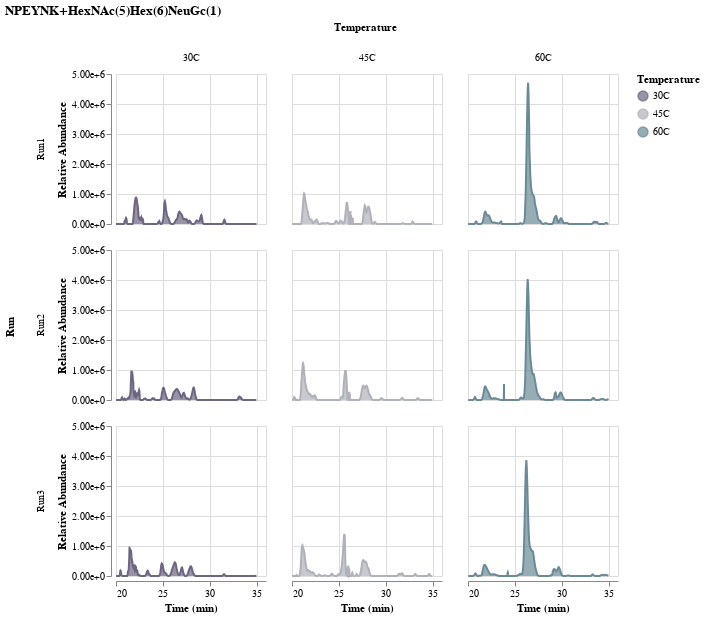

The code cell stored with this chart in its notebook:
### Code cell
only_45 = only_45[(only_45.Time >= 20) & (only_45.Time<=35)]

my_colors = alt.Color(
    "Temperature:N",
    scale=alt.Scale(
        domain=["30C", "45C", "60C"], range=["#6E6581", "#B0B2BB", "#6B8A97"]
    ),
)

base = (
    alt.Chart(only_45)
    .mark_line()
    .encode(
        x=alt.X("Time:Q", title="Time (min)"),
        y=alt.Y("Intensity:Q", title="Relative Abundance", axis=alt.Axis(format=".2e")),
        color=my_colors,
    )
)

lower_lims = (
    alt.Chart(only_45)
    .mark_rule(strokeDash=[5, 5])
    .encode(
        x=alt.X("rt_left:Q", title=""),
    )
    .transform_calculate(rt_left="datum.RT - 0.5")
)

upper_lims = (
    alt.Chart(only_45)
    .mark_rule(strokeDash=[5, 5])
    .encode(
        x=alt.X("rt_right:Q", title=""),
    )
    .transform_calculate(rt_right="datum.RT + 0.5")
)

area = (
    alt.Chart(only_45)
    .mark_area(opacity=0.7)
    .encode(
        x=alt.X("Time:Q", title="Time (min)"),
        y=alt.Y("Intensity:Q", title="Relative Abundance"),
        color=my_colors,
    )
    .properties(width=150, height=150)
)

layer = alt.layer(base, lower_lims, upper_lims, area).facet(
    column="Temperature:N", row="Run:N"
).properties(title='NPEYNK+HexNAc(5)Hex(6)NeuGc(1)')
layer.save(r'.\Figures\45Only.svg')
layer

### Figure 1 — Vega-Lite specification as saved in the notebook (floating-point values rounded to 4 significant figures; data arrays with more than 128 entries replaced by an {"elided": "..."} marker saying what was removed)
{"config": {"view": {"continuousWidth": 400, "continuousHeight": 300}}, "data": {"name": "data-4163cbfce655d773002a52d4cb16117a"}, "facet": {"column": {"type": "nominal", "field": "Temperature"}, "row": {"type": "nominal", "field": "Run"}}, "spec": {"layer": [{"mark": "line", "encoding": {"color": {"type": "nominal", "field": "Temperature", "scale": {"domain": ["30C", "45C", "60C"], "range": ["#6E6581", "#B0B2BB", "#6B8A97"]}}, "x": {"type": "quantitative", "field": "Time", "title": "Time (min)"}, "y": {"type": "quantitative", "axis": {"format": ".2e"}, "field": "Intensity", "title": "Relative Abundance"}}}, {"mark": {"type": "rule", "strokeDash": [5, 5]}, "encoding": {"x": {"type": "quantitative", "field": "rt_left", "title": ""}}, "transform": [{"calculate": "datum.RT - 0.5", "as": "rt_left"}]}, {"mark": {"type": "rule", "strokeDash": [5, 5]}, "encoding": {"x": {"type": "quantitative", "field": "rt_right", "title": ""}}, "transform": [{"calculate": "datum.RT + 0.5", "as": "rt_right"}]}, {"mark": {"type": "area", "opacity": 0.7}, "encoding": {"color": {"type": "nominal", "field": "Temperature", "scale": {"domain": ["30C", "45C", "60C"], "range": ["#6E6581", "#B0B2BB", "#6B8A97"]}}, "x": {"type": "quantitative", "field": "Time", "title": "Time (min)"}, "y": {"type": "quantitative", "field": "Intensity", "title": "Relative Abundance"}}, "height": 150, "width": 150}]}, "title": "NPEYNK+HexNAc(5)Hex(6)NeuGc(1)", "$schema": "https://vega.github.io/schema/vega-lite/v4.8.1.json", "datasets": {"data-4163cbfce655d773002a52d4cb16117a": {"elided": "4489 records"}}}
